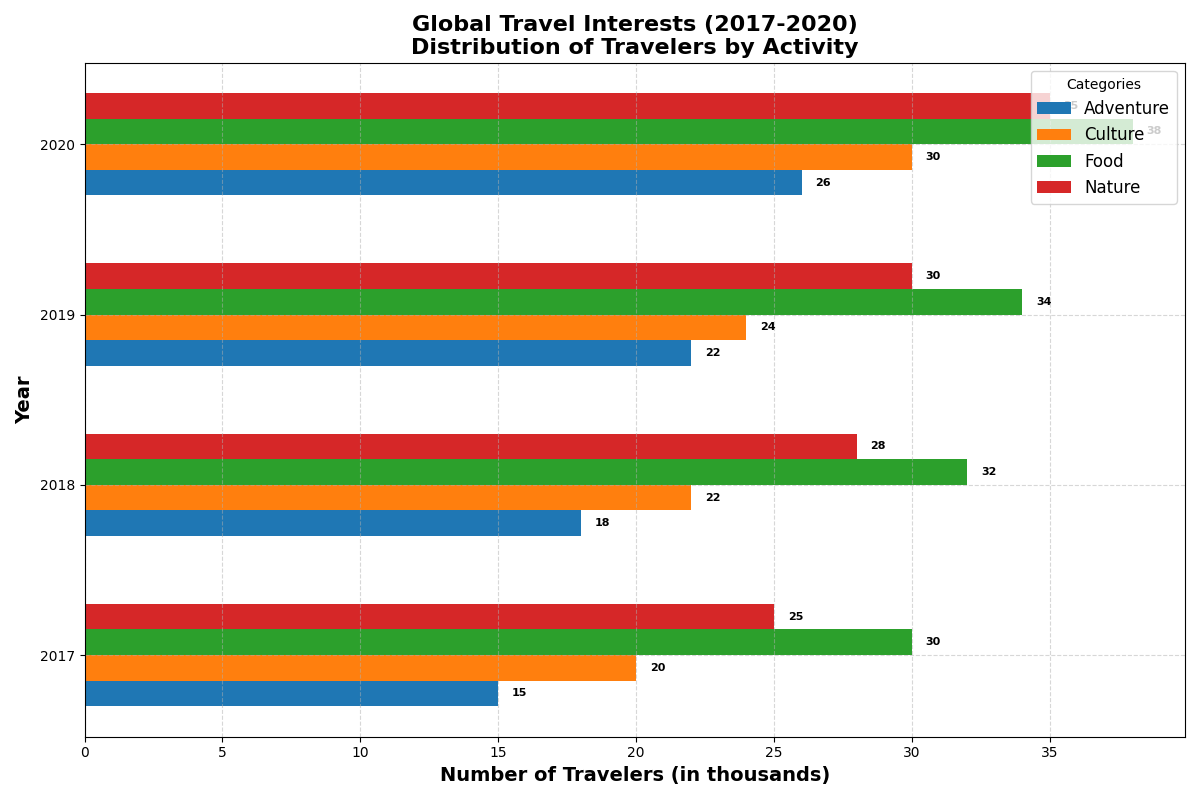

Generate this figure with Python:
import matplotlib.pyplot as plt
import numpy as np

# Categories and corresponding number of travelers (in thousands) across four years
years = ['2017', '2018', '2019', '2020']
categories = ['Adventure', 'Culture', 'Food', 'Nature']

# Number of travelers (in thousands) interested in each category per year
data = np.array([
    [15, 18, 22, 26],  # Adventure
    [20, 22, 24, 30],  # Culture
    [30, 32, 34, 38],  # Food
    [25, 28, 30, 35],  # Nature
])

fig, ax = plt.subplots(figsize=(12, 8))

bar_height = 0.15
y = np.arange(len(years))

# Creating horizontal bars for each category over multiple years
for i, category in enumerate(categories):
    ax.barh(y + i * bar_height, data[i], height=bar_height, label=category)

# Adding annotations to the bars
for i in range(len(years)):
    for j in range(len(categories)):
        plt.text(data[j][i] + 0.5, i + j * bar_height, str(data[j][i]), va='center', ha='left', fontsize=8, fontweight='bold')

# Customizing labels and titles
ax.set_ylabel('Year', fontsize=14, fontweight='bold')
ax.set_xlabel('Number of Travelers (in thousands)', fontsize=14, fontweight='bold')
ax.set_title('Global Travel Interests (2017-2020)\nDistribution of Travelers by Activity', fontsize=16, fontweight='bold')
ax.set_yticks(y + 1.5 * bar_height)
ax.set_yticklabels(years)

# Adding Legend
ax.legend(title='Categories', loc='upper right', fontsize=12)

# Adding a grid
ax.grid(visible=True, linestyle='--', alpha=0.5)

plt.tight_layout()
plt.show()
